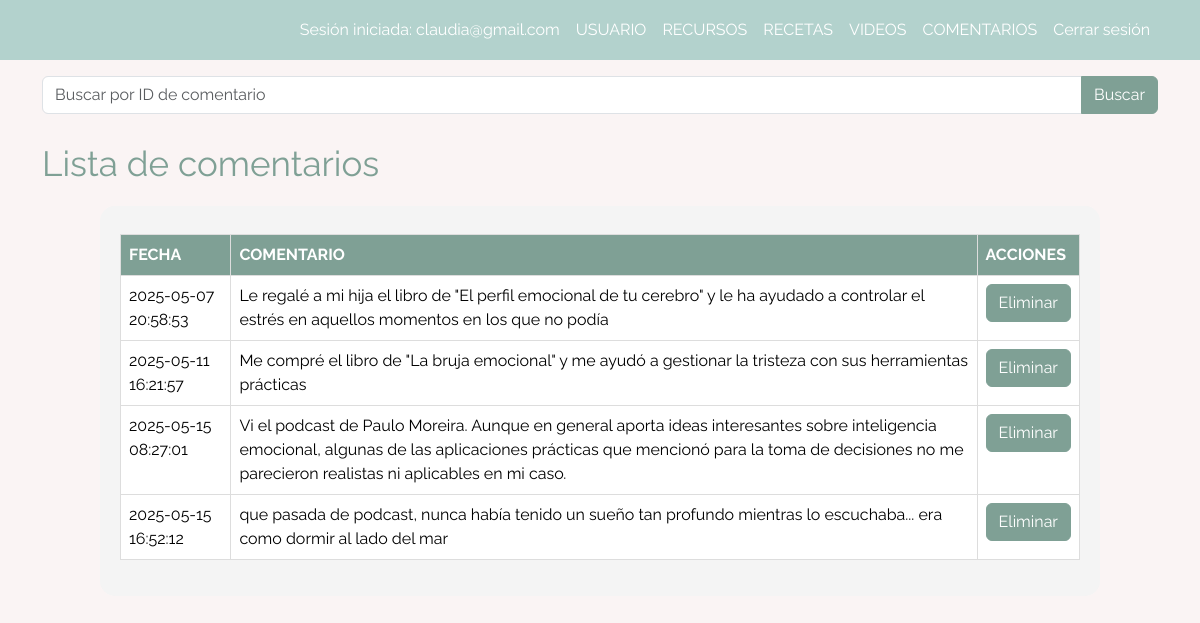
The app's page /admin-listar-comentarios.php (signed in) with its own data.
### tables this page shows
CREATE TABLE `opiniones` (
  `id_opinion` int(11) NOT NULL,
  `opinion` varchar(250) NOT NULL,
  `fecha` timestamp NOT NULL DEFAULT current_timestamp()
);

### admin-listar-comentarios.php (the view, shortened to what this page needs)
<!DOCTYPE html>
<html lang="en">
<head>
    <link
    href="https://cdn.jsdelivr.net/npm/bootstrap@5.3.3/dist/css/bootstrap.min.css"
    rel="stylesheet"
  />
  <link rel="stylesheet" href="https://cdnjs.cloudflare.com/ajax/libs/font-awesome/6.5.1/css/all.min.css">
  <link rel="stylesheet" href="styles.css" />
</head>
<body>
    <header>
    <nav class="navbar navbar-expand-lg navbar-light">
      <div class="container">
          <div class="collapse navbar-collapse" id="navbarNav">
            <ul class="navbar-nav ms-auto">
              <li class="nav-item">
  <span class="nav-link text-white">Sesión iniciada: <?php echo htmlspecialchars($_SESSION['admin']); ?></span>
</li>
                 <li class="nav-item">
  <a class="nav-link text-white" href="admin-listar-usuario.php">USUARIO</a>
</li>
<li class="nav-item">
  <a class="nav-link text-white" href="admin-listar-recursos.php">RECURSOS</a>
</li>
<li class="nav-item">
  <a class="nav-link text-white" href="admin-listar-receta.php">RECETAS</a>
</li>
<li class="nav-item">
  <a class="nav-link text-white" href="admin-listar-video.php">VIDEOS</a>
</li>
<li class="nav-item">
  <a class="nav-link text-white" href="admin-listar-comentarios.php">COMENTARIOS</a>
</li>
<li class="nav-item">
  <a href="#" id="cerrarSesion" class="nav-link text-white">Cerrar sesión</a>
</li>
          </div>
      </div>
    </nav>
      </header>
<form method="GET" class="container mt-3 mb-2">
  <div class="input-group">
    <input type="text" name="buscar_id" class="form-control" placeholder="Buscar por ID de comentario" value="<?php echo isset($_GET['buscar_id']) ? htmlspecialchars($_GET['buscar_id']) : ''; ?>">
    <button type="submit" class="btn btn-primary rounded-end">Buscar</button>
  </div>
</form>
     <div class="container d-flex justify-content-between align-items-center mt-4 mb-2">
  <div class="titulo-listar">Lista de comentarios</div>
</div>
  <div class="container-eventos">
      <table class="table mt-2">
          <thead>
            <tr>
              <th >FECHA</th>
              <th >COMENTARIO</th>
              <th>ACCIONES</th>
            </tr>
          </thead>
          <tbody>
            <?php
                $conn = mysqli_connect('localhost', 'root', '', 'kairos');
            $buscar_id = isset($_GET['buscar_id']) ? trim($_GET['buscar_id']) : '';
            if ($buscar_id !== '') {
            $sql = "SELECT id_opinion, opinion, fecha FROM opiniones WHERE id_opinion = " . intval($buscar_id);
            } else {
            $sql = "SELECT id_opinion, opinion, fecha FROM opiniones";
            }
            $result = mysqli_query($conn, $sql);
                if (mysqli_num_rows($result) > 0) {
                    while($row = mysqli_fetch_assoc($result)) {
                        echo "<tr>";
                        echo "<td>" . $row['fecha'] . "</td>";
                        echo "<td>" . $row['opinion'] . "</td>";
                        echo "<td>";
                        echo "<div class='d-flex gap-2'>";
                        echo "<button class='btn btn-primary' onclick='eliminarComentario(" . $row['id_opinion'] . ")'>Eliminar</button>";
                        echo "</div>";
                        echo "</td>";
                        echo "</tr>";
                    }
                } else {
                    echo "<tr><td colspan='6'>No hay opiniones registradas.</td></tr>";
                }
            ?>
          </tbody>
      </table>
  </div>
</body>
</html>

### styles.css (style rules this page uses)
body { background-color: #FAF4F4 ; width: 100%; height: 100%; font-family:'Raleway', sans-serif; }
.navbar { background-color: #B3D2CD ; width: 100%; margin: 0; padding: 10px; }
.btn-primary { color: white; background-color: #7FA095 ; border-color: #7FA095; }
.titulo-listar { font-size: 35px; color: #7FA095; }
.container-eventos { max-width: 1000px; margin: 15px auto; padding: 20px; border-radius: 15px; background-color: #f4f4f4; place-items: center; }
table { width: 100%; border-collapse: collapse; }
th, td { padding: 10px; text-align: left; border: 1px solid #ddd; }
thead tr { background-color: #7fa095; color: white; }
th { background-color: #7fa095 !important; color: white !important; }
tr:nth-child(even) { background-color: #7fa095; }
tr:nth-child(odd) { background-color: #f2f2f2; }

### records on screen
opiniones: fecha "2025-05-07 20:58:53", opinion "Le regalé a mi hija el libro de \"El perfil emocional de tu cerebro\" y le ha ayudado a controlar el estrés en aquellos momentos en los que no podía"
opiniones: fecha "2025-05-11 16:21:57", opinion "Me compré el libro de \"La bruja emocional\" y me ayudó a gestionar la tristeza con sus herramientas prácticas"
opiniones: fecha "2025-05-15 08:27:01", opinion "Vi el podcast de Paulo Moreira. Aunque en general aporta ideas interesantes sobre inteligencia emocional, algunas de las aplicaciones prácticas que mencionó para la toma de decisiones no me parecieron realistas ni aplicables en mi caso."
opiniones: fecha "2025-05-15 16:52:12", opinion "que pasada de podcast, nunca había tenido un sueño tan profundo mientras lo escuchaba... era como dormir al lado del mar"

### other values on screen
$_SESSION['admin'] "claudia@gmail.com"
